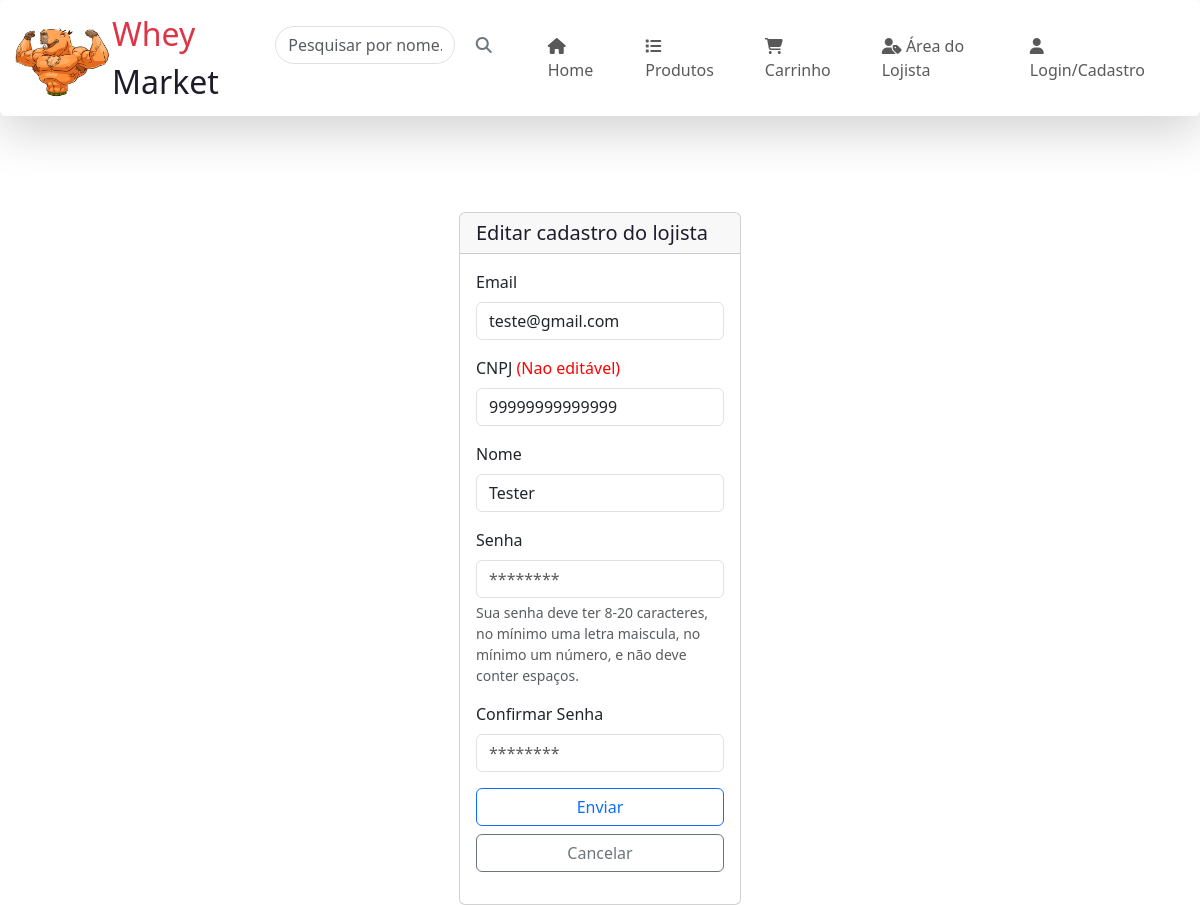
/lojistaEdit.php?id=20, run on an earlier commit of the app's database.
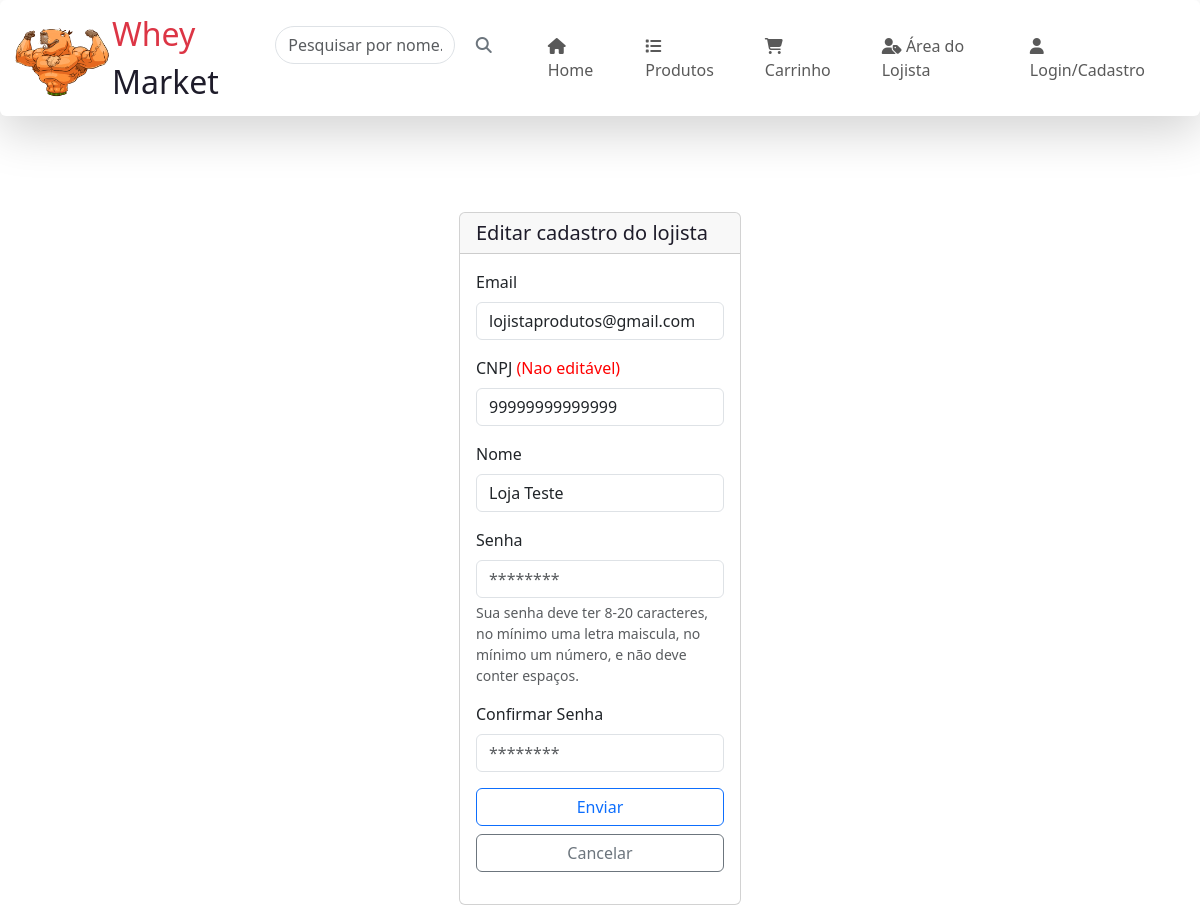
And on a later commit of the database.
### tables this page shows
CREATE TABLE `lojista` (
  `ID` int(11) NOT NULL,
  `CNPJ` char(18) DEFAULT NULL,
  `email` varchar(50) DEFAULT NULL,
  `Nome` varchar(100) DEFAULT NULL,
  `senha` char(32) DEFAULT NULL,
  `fk_Cadastro_Tipo_ID` int(11) DEFAULT NULL
);

### lojistaEdit.php (the view, shortened to what this page needs)
<?php
include_once('conexao.php');
if (!empty($_GET['id'])) {
    $id = $_GET['id'];
    $sqlSelect = "SELECT * FROM lojista WHERE ID=$id";
    $result = $conn->query($sqlSelect);
    if ($result->num_rows > 0) {
        $lojista = mysqli_fetch_assoc($result);
    }
} else {
    header('Location: produtosListar.php');
}
?>
<!DOCTYPE html>
<html lang="Pt-br">
<?php include('htmlhead.php');?>
<body>
    <?php
    require('navbar.php');
    ?>
    <div class='.container-fluid'>
        <div class="row justify-content-center pt-5">
            <div class='col-3'>
                <div class="card">
                    <h5 class="card-header text-dark">Editar cadastro do lojista</h5>
                    <div class="card-body">
                        <div class='col'>
                            <form action="lojistaSaveEdit.php" method="POST" class="needs-validation" novalidate>
                                <div class="mb-3">
                                    <label for="email" class="form-label">Email</label>
                                    <input type="email" name="email" class="form-control" id="email" placeholder="example@example.com"
                                    value="<?php  echo $lojista['email']?>" maxlength="50" required />
                                </div>
                                <div class="mb-3">
                                    <label for="CNPJ" class="form-label">CNPJ <span style="color: red">(Nao editável)</span></label>
                                    <input type="text" name="CNPJ" class="form-control cnpj" id="CNPJ" maxlength="14" pattern="\d{2}.?\d{3}.?\d{3}/?\d{4}-?\d{2}"
                                     readonly value="<?php  echo $lojista['CNPJ']?>" />
                                </div>
                                <div class="mb-3">
                                    <label for="Nome" class="form-label">Nome</label>
                                    <input type="text" name="Nome" class="form-control" id="Nome" placeholder="Nome da loja"
                                    value="<?php echo  $lojista['Nome']?>" maxlength="100" required />
                                </div>
                                <div class="mb-3">
                                    <label for="senha" class="form-label">Senha</label>
                                    <input type="password" name="senha" class="form-control" id="senha" placeholder='********' pattern="^(?=.*[A-Z])(?=.*[0-9])(?=\S{8,20}$).*"
                                    minlength="8" maxlength="20"
                                    onkeyup="confereSenha()" required>
                                    <div id="MensagemPassword" class="form-text">
                                        Sua senha deve ter 8-20 caracteres, no mínimo uma letra maiscula, no mínimo um número, e não deve conter espaços.
                                    </div>
                                </div>
                                <div class="mb-3 position-relative">
                                    <label for="senha" class="form-label">Confirmar Senha</label>
                                    <input type="password" name="confirma" class="form-control" id="confimar-senha" placeholder='********' pattern="^(?=.*[A-Z])(?=.*[0-9])(?=\S{8,20}$).*"
                                    minlength="8" maxlength="20" onkeyup="confereSenha()" required>
                                </div>
                                <div class="d-grid gap-2 mb-3 mt-3">
                                    <button name="update" class="btn btn-outline-primary" type="update">Enviar</button>
                                    <a class = "btn btn-outline-secondary"href="lojistaPage.php">Cancelar</a>
                                </div>
                            </form>
                        </div>
                    </div>
                </div>
            </div>
        </div>
    </div>
</body>
</html>

### htmlhead.php (shortened to what this page needs)
<head>
    <link href="https://cdn.jsdelivr.net/npm/bootstrap@5.3.0-alpha3/dist/css/bootstrap.min.css" rel="stylesheet"
>
    <link href='https://unpkg.com/boxicons@2.1.4/css/boxicons.min.css' rel='stylesheet'>
    <link href='https://unpkg.com/boxicons@2.1.2/css/boxicons.min.css' rel='stylesheet'>
    <link rel="stylesheet" href="css/style.css">
    <link rel="stylesheet" href="https://cdnjs.cloudflare.com/ajax/libs/font-awesome/6.4.0/css/all.min.css" />
</head>

### navbar.php (shortened to what this page needs)
<head>
    <link href="https://cdn.jsdelivr.net/npm/bootstrap@5.3.0-alpha3/dist/css/bootstrap.min.css" rel="stylesheet"
>
    <link href='https://unpkg.com/boxicons@2.1.4/css/boxicons.min.css' rel='stylesheet'>
    <link href='https://unpkg.com/boxicons@2.1.2/css/boxicons.min.css' rel='stylesheet'>
    <link rel="stylesheet" href="css/style.css">
    <link rel="stylesheet" href="https://cdnjs.cloudflare.com/ajax/libs/font-awesome/6.4.0/css/all.min.css" />
</head>
<header>
    <nav class="navbar navbar-expand-lg navbar-light bg-light shadow-lg gp-3 mb-5 bg-white rounded">
        <div class="container-fluid">
        <a href=""><img src="src/img/logo.png" alt="Logo" width="100" height="100"></a>
        <a href="" class="fs-2 text"><span class="text-danger">Whey </span>Market
        </a>
            <div class="collapse navbar-collapse" id="navbarNav">
                <ul class="navbar-nav ms-auto">
                <?php if(!isset($_SESSION['tipoLogin'])): ?>
                    <li class="nav-item">
                        <form class="d-flex" action="produtos.php" method="POST">
                            <input class="form-control me-2 inputRounded" type="text" name="busca" placeholder="Pesquisar por nome...">
                            <button class="btn btn-link buttonHover" type="submit">
                            <i class="fa-solid fa-magnifying-glass text-secondary"></i>
                            </button>
                        </form>
                    </li>
                    <li class="nav-item">
                        <a class="nav-link" href="index.php"><i class="fa-solid fa-house"></i> Home</a>
                    </li>
                    <li class="nav-item">
                        <a class="nav-link" href="produtos.php"><i class="fa-solid fa-list"></i> Produtos</a>
                    </li>
                    <li class="nav-item">
                        <a class="nav-link" href="carrinho.php"><i class="fa-solid fa-cart-shopping"></i> Carrinho</a>
                    </li>
                    <li class="nav-item">
                        <a class="nav-link" href="lojistaLogin.php"><i class="fa-solid fa-user-tag"></i> Área do Lojista</a>
                    </li>
                    <?php endif;?>
                    <?php if (!empty($_SESSION) && isset($_SESSION['Nome'])) : ?>
                        <li class="nav-item">
                            <span class="nav-link"><span class="text-danger">Olá, <?php echo $_SESSION['Nome']?></span>
                            <?php if($_SESSION['tipoLogin'] == "2"):?>
                             <a href="consumidorEdit.php?id=<?php echo $_SESSION['id']?>"> <i class="fa-solid fa-pen-to-square"></i></a></span>
                             <?php elseif($_SESSION['tipoLogin'] == "1"):?>
                            <a href="lojistaEdit.php?id=<?php echo $_SESSION['id']?>"> <i class="fa-solid fa-pen-to-square"></i></a></span>
                            <?php endif;?>
                        </li>
                        <li class="nav-item">
                            <a class="nav-link" href="logout.php"><i class="fa-solid fa-right-from-bracket"></i> Sair</a>
                        </li>
                    <?php else : ?>
                        <li class="nav-item">
                            <a class="nav-link" href="consumidorLogin.php"><i class="fa-solid fa-user"></i> Login/Cadastro</a>
                        </li>
                    <?php endif; ?>
                </ul>
            </div>
        </div>
    </nav>
</header>

### css/style.css (style rules this page uses)
* { margin: 0; padding: 0; box-sizing: border-box; list-style: none; text-decoration: none; }
:root { --red:#d63a25; --white:#fff; --dark:#1e1c2a; }
body { color: var(--dark); background: var(--white); }
a { text-decoration: none; color: inherit; }
.text-dark { color: var(--dark) !important; }
.navbar .nav-item { padding-right: 35px; }
.inputRounded { border-radius: 25px; }

What changed in the data, as far as the page shows it:
changed lojista: email "teste@gmail.com" → "lojistaprodutos@gmail.com"; Nome "Tester" → "Loja Teste"
